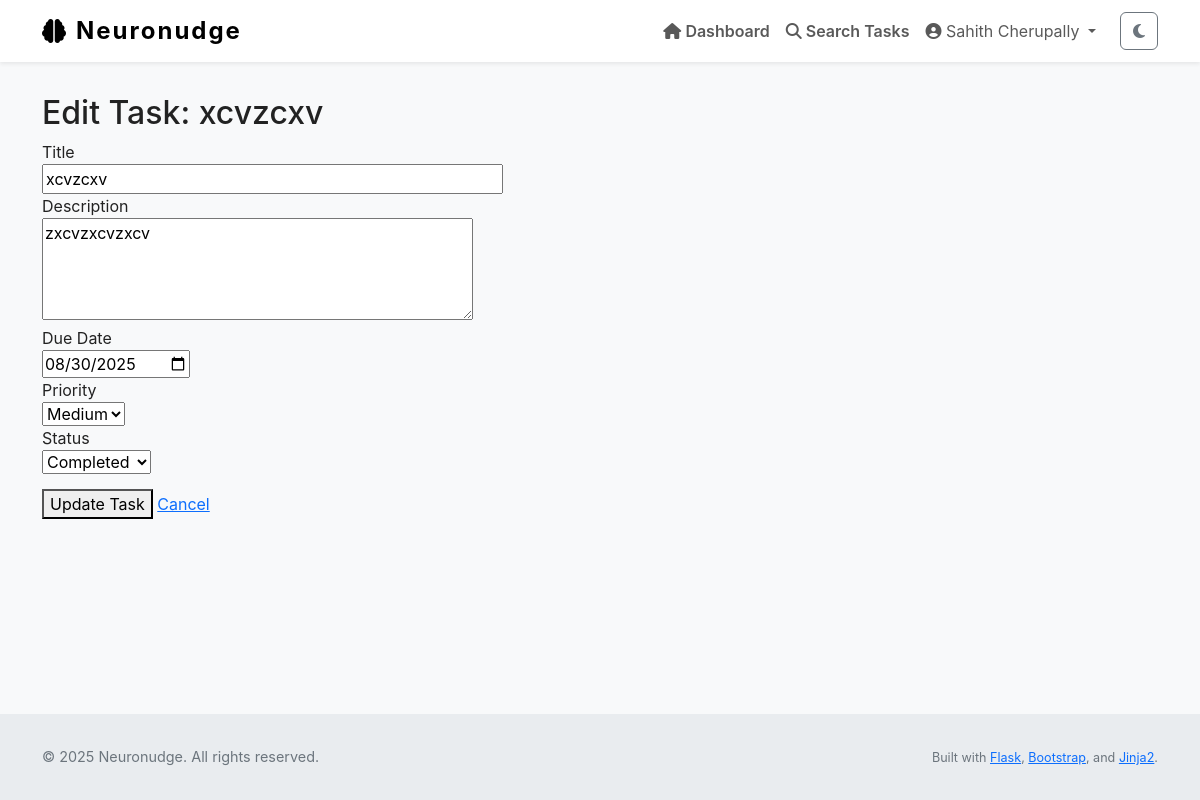
Screenshot of /task/edit/21 (signed in) with the database file from the repository.
### Neuronudge/models.py (models this page shows, shortened)
class User(UserMixin, db.Model):
    id = db.Column(db.Integer, primary_key=True)
    name = db.Column(db.String(150), nullable=True)                # full name
    username = db.Column(db.String(150), unique=True, nullable=False)
    email = db.Column(db.String(150), unique=True, nullable=False)
    password_hash = db.Column(db.String(256), nullable=False)
    profile_type = db.Column(db.String(50), nullable=False, default='General')
    created_at = db.Column(db.DateTime, default=datetime.utcnow)
    tasks = db.relationship('Task', backref='user', lazy=True)
    logs = db.relationship('ActivityLog', backref='user', lazy=True)
    preferences = db.relationship('OnboardingPreferences', back_populates='user', uselist=False)
    avatar_url = db.Column(db.String(300), default=None)
    registered_on = db.Column(db.DateTime, default=datetime.utcnow)
    dashboard_features = db.Column(JSON, nullable=False, default=[])
    feature_task_timer = db.Column(db.Boolean, default=False)
    feature_task_stats = db.Column(db.Boolean, default=True)
    feature_focus_mode = db.Column(db.Boolean, default=False)
    feature_deadline_tracker = db.Column(db.Boolean, default=False)
    feature_priority_sort = db.Column(db.Boolean, default=False)
    feature_task_export = db.Column(db.Boolean, default=False)
    feature_progress_graphs = db.Column(db.Boolean, default=False)

class Task(db.Model):
    id = db.Column(db.Integer, primary_key=True)
    title = db.Column(db.String(255), nullable=False)
    description = db.Column(db.Text, nullable=False)
    due_date = db.Column(db.DateTime)
    completed = db.Column(db.Boolean, default=False)
    priority = db.Column(db.Integer, default=2)         # 1 = high, 2 = med, 3 = low
    status = db.Column(db.String(20), default='not started')
    reminder_set = db.Column(db.Boolean, default=False)
    created_at = db.Column(db.DateTime, default=datetime.utcnow)
    updated_at = db.Column(db.DateTime, default=datetime.utcnow, onupdate=datetime.utcnow)
    user_id = db.Column(db.Integer, db.ForeignKey('user.id'), nullable=False)

### Neuronudge/views.py (the view, shortened to what this page needs)
@main.route('/task/edit/<int:id>', methods=['GET', 'POST'])
@login_required
def edit_task(id):
    task = Task.query.get_or_404(id)
    if task.user_id != current_user.id:
        flash("Unauthorized access.", category='error')
        abort(403)
    form = TaskForm(obj=task)
    if request.method == 'GET':
        form.priority.data = str(task.priority)
        form.status.data = "completed" if task.completed else "not_started"
    return render_template('edit_task.html', form=form, task=task)

### Neuronudge/forms.py (shortened to what this page needs)
class TaskForm(FlaskForm):
    title = StringField("Title", validators=[DataRequired()])
    description = TextAreaField("Description")
    due_date = DateField("Due Date", validators=[DataRequired()])
    due_time = TimeField("Due Time (optional)", validators=[Optional()])
    submit = SubmitField("Save Task")
    reminder_set = BooleanField("Set Reminder?")
    priority = SelectField(
    "Priority",
    choices=[
        ("1", "High"),
        ("2", "Medium"),
        ("3", "Low"),
    ],
    default="2",
    validators=[DataRequired()]
)
    status = SelectField(
        "Status",
        choices=[("not_started", "Not Started"),
                 ("in_progress", "In Progress"),
                 ("completed", "Completed")],
        default="not_started"
    )

### Neuronudge/templates/edit_task.html (shortened to what this page needs)
{% extends "layout.html" %}
{% block content %}
<h2>Edit Task: {{ task.title }}</h2>
<form method="POST" action="{{ url_for('main.edit_task', id=task.id) }}">
    <div>
        {{ form.title.label }}<br>
        {{ form.title(size=40) }}
    </div>
    <div>
        {{ form.description.label }}<br>
        {{ form.description(rows=4, cols=40) }}
    </div>
    <div>
        {{ form.due_date.label }}<br>
        {{ form.due_date(type="date") }}
    </div>
    <div>
        {{ form.priority.label }}<br>
        {{ form.priority() }}
    </div>
    <div>
        {{ form.status.label }}<br>
        {{ form.status() }}
    </div>
    <div style="margin-top: 15px;">
        <button type="submit">Update Task</button>
        <a href="{{ url_for('main.dashboard') }}">Cancel</a>
    </div>
</form>
{% endblock %}

### Neuronudge/templates/layout.html (shortened to what this page needs)
<!DOCTYPE html>
<html lang="en" class="h-100" data-theme="light">
<head>
    <link href="https://cdn.jsdelivr.net/npm/bootstrap@5.3.0/dist/css/bootstrap.min.css" rel="stylesheet" />
    <link href="https://cdnjs.cloudflare.com/ajax/libs/font-awesome/6.4.0/css/all.min.css" rel="stylesheet" />
    <link rel="stylesheet" href="{{ url_for('static', filename='style.css') }}" />
</head>
<body class="d-flex flex-column h-100" role="document" aria-live="polite" aria-busy="false" aria-label="Neuronudge main document">
<nav class="navbar navbar-expand-lg navbar-light fixed-top bg-white shadow-sm" role="navigation" aria-label="Main navigation">
    <div class="container">
        <a class="navbar-brand d-flex align-items-center" href="{{ url_for('main.home') }}" aria-label="Neuronudge homepage">
            <i class="fa-solid fa-brain me-2" aria-hidden="true"></i> Neuronudge
        </a>
        <div class="collapse navbar-collapse" id="navbarNav">
            <ul class="navbar-nav ms-auto align-items-center" role="menubar">
                {% if current_user.is_authenticated %}
                    <li class="nav-item" role="none">
                        <a class="nav-link fw-semibold" href="{{ url_for('main.dashboard') }}" role="menuitem">
                            <i class="fa-solid fa-house"></i> Dashboard
                        </a>
                    </li>
                    <li class="nav-item" role="none">
                        <a class="nav-link fw-semibold" href="{{ url_for('main.task_search') }}" role="menuitem">
                            <i class="fa-solid fa-magnifying-glass"></i> Search Tasks
                        </a>
                    </li>
                    <li class="nav-item dropdown" role="none">
                        <a class="nav-link dropdown-toggle" href="#" id="profileDropdown" role="button"
                           data-bs-toggle="dropdown" aria-expanded="false" aria-haspopup="true" aria-controls="profileDropdownMenu">
                            <i class="fa-solid fa-user-circle"></i> {{ current_user.name or current_user.email }}
                        </a>
                    </li>
                    <li class="nav-item" role="none">
                        <button id="darkModeToggle" class="btn btn-outline-secondary ms-3" aria-pressed="false" aria-label="Toggle dark mode">
                            <i class="fa-solid fa-moon"></i>
                        </button>
                    </li>
                {% endif %}
            </ul>
        </div>
    </div>
</nav>
<div class="flash-message container position-fixed top-0 end-0 p-3" role="region" aria-live="assertive" aria-atomic="true">
</div>
<main role="main" class="container flex-grow-1 my-4" tabindex="-1">
    {% block content %}{% endblock %}
</main>
<footer class="footer mt-auto" role="contentinfo">
    <div class="container d-flex flex-column flex-md-row justify-content-between align-items-center">
        <p class="mb-2 mb-md-0">&copy; {{ current_year if current_year else "2025" }} Neuronudge. All rights reserved.</p>
        <p class="mb-0">
            <small>
                Built with
                <a href="https://flask.palletsprojects.com/" target="_blank" rel="noopener noreferrer">Flask</a>,
                <a href="https://getbootstrap.com/" target="_blank" rel="noopener noreferrer">Bootstrap</a>,
                and
                <a href="https://jinja.palletsprojects.com/" target="_blank" rel="noopener noreferrer">Jinja2</a>.
            </small>
        </p>
    </div>
</footer>
</body>
</html>

### Neuronudge/static/style.css (style rules this page uses)
:root { --page-bg: #eef5ff; --muted-text: #6c757d; }
body { background-color: var(--page-bg); color: #222; font-family: -apple-system, BlinkMacSystemFont, "Segoe UI", Roboto, "Helvetica Neue", Arial; line-height: 1.5; }
.flash-message { position: fixed; top: 70px; right: 1rem; z-index: 1080; min-width: 320px; max-width: 350px; pointer-events: auto; }

### Neuronudge/templates/layout.html (style rules this page uses)
body { padding-top: 70px; background-color: var(--bs-light-bg, #f8f9fa); min-height: 100vh; display: flex; flex-direction: column; font-family: -apple-system, BlinkMacSystemFont, "Segoe UI", Roboto, "Helvetica Neue", Arial; text-size-adjust: 100%; }
.navbar-brand { font-weight: 700; font-size: 1.5rem; letter-spacing: 2px; }
.footer { margin-top: auto; padding: 2rem 0; background-color: var(--bs-light-footer-bg, #e9ecef); text-align: center; font-size: 0.9rem; color: #6c757d; }
.flash-message { position: fixed; top: 70px; right: 1rem; z-index: 1080; min-width: 320px; max-width: 350px; pointer-events: auto; }

### rows the page displays
User: name "Sahith Cherupally"
Task: title "xcvzcxv", description "zxcvzxcvzxcv", due_date "08/30/2025", priority "Medium", status "Completed"

### other values shown
{{ current_year if current_year else "2025" }} "2025"
